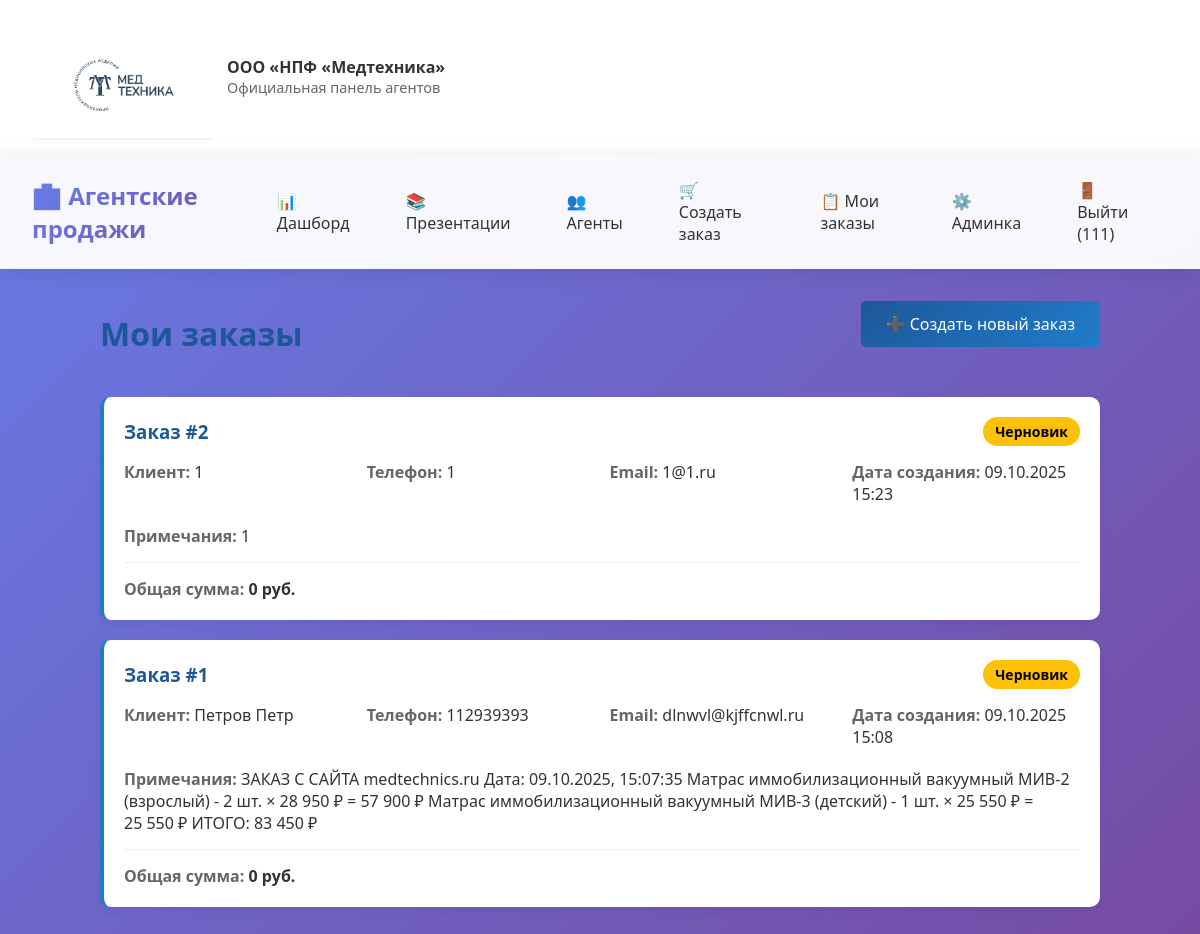
/agents/orders/ (signed in), run on the app's committed database.
### agents/models.py (models this page shows)
class Order(models.Model):
    STATUS_CHOICES = [
        ('draft', 'Черновик'),
        ('submitted', 'Отправлен'),
        ('approved', 'Подтвержден'),
        ('completed', 'Выполнен'),
    ]
    agent = models.ForeignKey(User, on_delete=models.CASCADE)
    created_at = models.DateTimeField(auto_now_add=True)
    updated_at = models.DateTimeField(auto_now=True)
    status = models.CharField(max_length=20, choices=STATUS_CHOICES, default='draft')
    customer_name = models.CharField(max_length=200)
    customer_phone = models.CharField(max_length=20)
    customer_email = models.EmailField(blank=True)
    notes = models.TextField(blank=True)
    def total_amount(self):
        return sum(item.total_price for item in self.items.all())

### agents/views.py (the view)
# urls.py: path('orders/', views.order_list, name='order_list'),
@login_required
def order_list(request):
    orders = Order.objects.filter(agent=request.user).order_by('-created_at')
    return render(request, 'agents/order_list.html', {'orders': orders})

### agents/templates/agents/order_list.html (shortened to what this page needs)
{% extends 'agents/base.html' %}
{% block content %}
<div class="orders-container">
    <div style="display: flex; justify-content: space-between; align-items: center; margin-bottom: 30px;">
        <h1 style="color: #1e5799; margin: 0;">Мои заказы</h1>
        <a href="{% url 'create_order' %}" class="create-order-btn">
            ➕ Создать новый заказ
        </a>
    </div>
    {% if orders %}
        {% for order in orders %}
        <div class="order-card">
            <div class="order-header">
                <h3 style="margin: 0; color: #1e5799;">Заказ #{{ order.id }}</h3>
                <span class="order-status status-{{ order.status }}">
                    {{ order.get_status_display }}
                </span>
            </div>
            <div class="order-details">
                <div class="detail-item">
                    <span class="detail-label">Клиент:</span>
                    {{ order.customer_name }}
                </div>
                <div class="detail-item">
                    <span class="detail-label">Телефон:</span>
                    {{ order.customer_phone }}
                </div>
                <div class="detail-item">
                    <span class="detail-label">Email:</span>
                    {{ order.customer_email|default:"Не указан" }}
                </div>
                <div class="detail-item">
                    <span class="detail-label">Дата создания:</span>
                    {{ order.created_at|date:"d.m.Y H:i" }}
                </div>
            </div>
            {% if order.notes %}
            <div class="detail-item">
                <span class="detail-label">Примечания:</span>
                {{ order.notes }}
            </div>
            {% endif %}
            <div style="border-top: 1px solid #eee; padding-top: 15px; margin-top: 15px;">
                <span class="detail-label">Общая сумма:</span>
                <strong>{{ order.total_amount }} руб.</strong>
            </div>
        </div>
        {% endfor %}
    {% endif %}
</div>
{% endblock %}

### agents/templates/agents/base.html (shortened to what this page needs)
<!DOCTYPE html>
<html lang="ru">
<head>
</head>
<body>
    {% if not hide_header %}
    <header class="agent-header">
        <div class="header-container">
            <div class="logo-section">
                <img src="/static/images/medt.png" alt="ООО НПФ Медтехника" class="company-logo">
                <div class="company-info">
                    <strong>ООО «НПФ «Медтехника»</strong>
                    <div style="font-size: 0.9em; color: #666;">Официальная панель агентов</div>
                </div>
            </div>
        </div>
    </header>
    <nav class="navbar">
        <div class="navbar-content">
            <div class="navbar-brand">
                🏥 Агентские продажи
            </div>
            <div class="navbar-nav">
                <a href="{% url 'home' %}">📊 Дашборд</a>
                <a href="{% url 'presentation_list' %}">📚 Презентации</a>
                {% if user.is_staff %}
                <a href="{% url 'agent_list' %}">👥 Агенты</a>
                <a href="{% url 'create_order' %}">🛒 Создать заказ</a>
                <a href="{% url 'order_list' %}">📋 Мои заказы</a>
                <a href="/admin/">⚙️ Админка</a>
                {% endif %}
                {% if user.is_authenticated %}
                <a href="{% url 'logout' %}">🚪 Выйти ({{ user.username }})</a>
                {% else %}
                <a href="{% url 'login' %}">🔑 Войти</a>
                {% endif %}
            </div>
        </div>
    </nav>
    {% endif %}
    <div class="container">
        {% block content %}
        {% endblock %}
    </div>
</body>
</html>

### agents/templates/agents/base.html (style rules this page uses)
* { margin: 0; padding: 0; box-sizing: border-box; }
body { font-family: 'Segoe UI', Tahoma, Geneva, Verdana, sans-serif; background: linear-gradient(135deg, #667eea 0%, #764ba2 100%); min-height: 100vh; color: #333; }
.agent-header { background: white; box-shadow: 0 2px 10px rgba(0,0,0,0.1); padding: 15px 0; }
.header-container { max-width: 1200px; margin: 0 auto; display: flex; justify-content: space-between; align-items: center; padding: 0 2rem; }
.logo-section { display: flex; align-items: center; gap: 15px; }
.company-logo { max-width: 180px; height: auto; }
.company-info { line-height: 1.4; }
.navbar { background: rgba(255, 255, 255, 0.95); backdrop-filter: blur(10px); padding: 1rem 0; box-shadow: 0 2px 20px rgba(0,0,0,0.1); }
.navbar-content { max-width: 1200px; margin: 0 auto; padding: 0 2rem; display: flex; justify-content: space-between; align-items: center; }
.navbar-brand { font-size: 1.5rem; font-weight: bold; background: linear-gradient(135deg, #667eea 0%, #764ba2 100%); -webkit-background-clip: text; -webkit-text-fill-color: transparent; }
.navbar-nav { display: flex; gap: 1.5rem; align-items: center; }
.navbar-nav a { color: #333; text-decoration: none; padding: 0.5rem 1rem; border-radius: 8px; transition: all 0.3s ease; font-weight: 500; }
.container { max-width: 1200px; margin: 2rem auto; padding: 0 2rem; }

### agents/templates/agents/order_list.html (style rules this page uses)
.orders-container { max-width: 1000px; margin: 0 auto; }
.order-card { background: white; border-radius: 10px; padding: 20px; margin-bottom: 20px; box-shadow: 0 4px 10px rgba(0,0,0,0.05); border-left: 4px solid #207cca; }
.order-header { display: flex; justify-content: space-between; align-items: center; margin-bottom: 15px; }
.order-status { padding: 5px 12px; border-radius: 15px; font-size: 14px; font-weight: bold; }
.status-draft { background: #ffc107; color: #000; }
.order-details { display: grid; grid-template-columns: repeat(auto-fit, minmax(200px, 1fr)); gap: 15px; margin-bottom: 15px; }
.detail-item { margin-bottom: 5px; }
.detail-label { font-weight: bold; color: #666; }
.create-order-btn { display: inline-block; background: linear-gradient(135deg, #1e5799 0%, #207cca 100%); color: white; padding: 12px 25px; border-radius: 5px; text-decoration: none; margin-bottom: 20px; transition: all 0.3s ease; }

### data on the page
Order: id "2", status "Черновик", customer_name "1", customer_phone "1", customer_email "1@1.ru", created_at "09.10.2025 15:23", notes "1", total_amount "0"
Order: id "1", status "Черновик", customer_name "Петров Петр", customer_phone "112939393", customer_email "dlnwvl@kjffcnwl.ru", created_at "09.10.2025 15:08", notes "ЗАКАЗ С САЙТА medtechnics.ru Дата: 09.10.2025, 15:07:35 Матрас иммобилизационный вакуумный МИВ-2 (взрослый) - 2 шт. × 28 950 ₽ = 57 900 ₽ Матрас иммобилизационный вакуумный МИВ-3 (детский) - 1 шт. × 25 550 ₽ = 25 550 ₽ ИТОГО: 83 450 ₽", total_amount "0"

### other printed values
{{ user.username }} "111"
